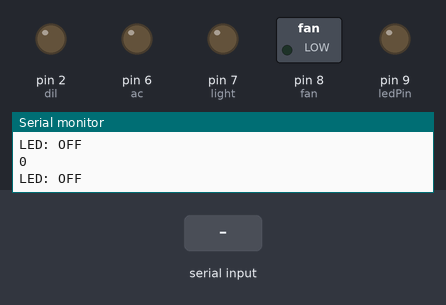
This sketch was run on a simulated Arduino Uno, built with avr-gcc and run on an emulated ATmega328P. Parts: switched loads named in the sketch (green lamp = pin HIGH), output pins drawn as LEDs (lit = HIGH), the last lines printed to the serial monitor. The inputs (shaded band) are chosen by the test bench.

Above: at 1.2 s.
1.3 s: "hello" received over Serial
At 3.4 s:
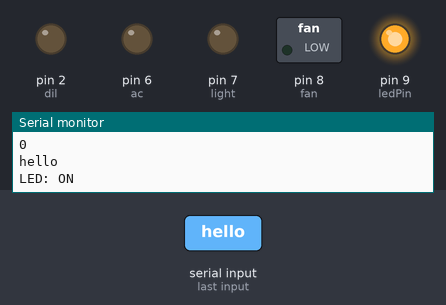
Timing chart, 0 to 18.8 s (numbered marks = the images above; inputs shaded):
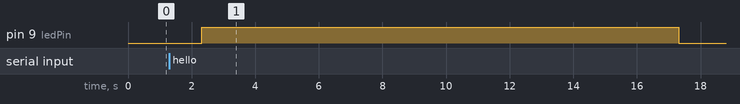

The sketch:

ec_project_code.ino
```cpp
#define ledPin 9
#define fan 8
#define light 7
#define ac 6
#define dil 2
String state ;//= String("0");
void setup() {
  pinMode(ledPin, OUTPUT);
  pinMode(light, OUTPUT);
  pinMode(fan, OUTPUT);
  pinMode(ac, OUTPUT);
  pinMode(dil, OUTPUT);
  digitalWrite(ledPin, LOW);
  digitalWrite(fan, LOW);
  digitalWrite(light, LOW);
  digitalWrite(ac, LOW);
  digitalWrite(dil, LOW);
  Serial.begin(9600); // Default communication rate of the Bluetooth module
}
 void loop() {
  while(Serial.available() > 0){ // Checks whether data is comming from the serial port
    state = Serial.readString(); // Reads the data from the serial port
    Serial.println(state);
 }
if (state == "hello") {
  digitalWrite(ledPin, HIGH);
  Serial.println("LED: ON");
  delay(15000);
  state = "0";
 }
 if (state == "fan") {
  digitalWrite(fan, HIGH);
  Serial.println("LED: ON");
  delay(15000);
  state = "0";
 }
 if (state == "light") {
  digitalWrite(light, HIGH);
  Serial.println("LED: ON");
  delay(15000);
  state = "0";
 }
 if (state == "AC") {
  digitalWrite(ac, HIGH);
  Serial.println("LED: ON");
  delay(15000);
  state = "0";
 }
 if (state == "dildo") {
  digitalWrite(dil, HIGH);
  Serial.println("LED: ON");
  delay(15000);
  state = "0";
 }
  else {
  digitalWrite(ledPin, LOW); // Turn LED OFF
  digitalWrite(ac, LOW);
  digitalWrite(light, LOW);
  digitalWrite(fan, LOW);
  digitalWrite(dil, LOW);
  Serial.println("LED: OFF"); // Send back, to the phone, the String "LED: ON"
  state = "0";
 }
 Serial.println(state);
}
```

Measured:
- after the input at 1.3 s, pin 9 (ledPin): LOW → HIGH after 1.0 s, → LOW 15.0 s later
